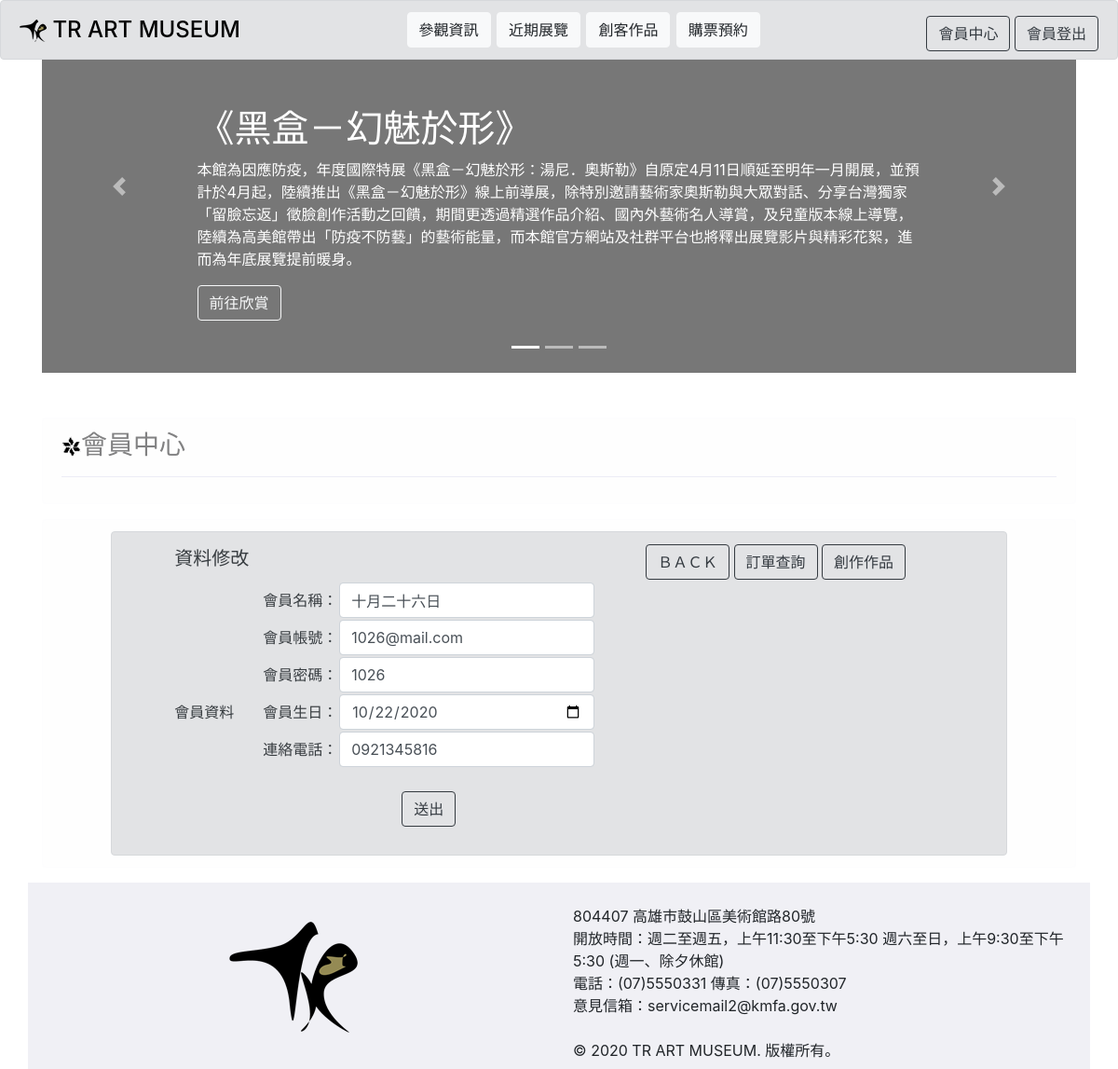
Page /page005-2-1.php (signed in) on the committed database.
### tables this page shows
CREATE TABLE `mem` (
  `id` int(11) NOT NULL,
  `name` varchar(100) NOT NULL,
  `username` varchar(100) NOT NULL,
  `password` varchar(100) NOT NULL,
  `birth` varchar(100) NOT NULL,
  `phone` varchar(100) NOT NULL
);

### memdatachange.php (the view, shortened to what this page needs)
<?php
    $id = $_SESSION["user_type"];
       require "includes/db.php";
    $sql = "SELECT * FROM mem WHERE id='$id'";
    $result = $conn->query($sql);
    if ($result->num_rows > 0) {
        while($row = $result->fetch_assoc()) {
            $name = $row["name"];
            $userid = $row["username"];
            $passchk = $row["password"];
            $birth =$row["birth"];
            $phone =$row["phone"];
            echo "<form method=POST action=update.php>";
            echo "<table>";
                echo "<tr><td>會員名稱：</td><td>".
                     "<input type='text' class='form-control' value='$name' name='name'>";
                echo "</td></tr>";
                echo "<tr><td>會員帳號：</td><td>".
                     "<input type='email' class='form-control' value='$userid' name='userid'>";
                echo "</td></tr>";
                echo "<tr><td>會員密碼：</td><td>".
                "<input type='text' class='form-control' value='$passchk' name='passchk'>";
                echo "</td></tr>";
                echo "<tr><td>會員生日：</td><td>".
                "<input type='date' class='form-control' value='$birth' name='birth'>";
                echo "</td></tr>";
                echo "<tr><td>連絡電話：</td><td>".
                "<input type='text' class='form-control' value='$phone' name='phone'>";
                echo "</td></tr>";
                echo "<tr><td align='center' colspan='2'>";
                echo "<br><P align='center'><button type='submit' class='btn btn-outline-dark'>送出</button></P>";
                echo "</td></tr>";
            echo "</table>";
            echo "</form>";
        }
    } else{
        echo "失敗";
    }
?>

### rows in the picture
mem: name "十月二十六日", userid "1026@mail.com", passchk "1026", birth "10/22/2020", phone "0921345816"
